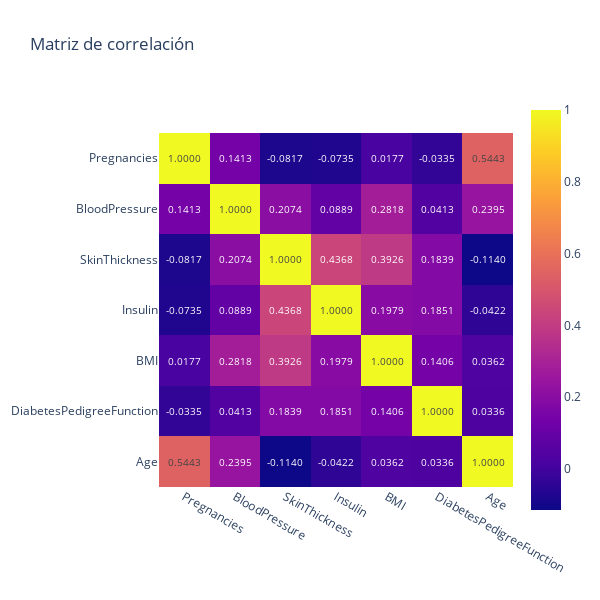

Notebook source saved alongside this figure:
### Markdown cell above
### Plotly

### Code cell
fig = px.imshow(corr, width=600, height=600, text_auto='.4f', title="Matriz de correlación")
fig.show()

### Figure 1 — Plotly figure (JSON) as saved in the notebook; plotly's stock layout.template omitted (floating-point values rounded to 4 significant figures)
{"data": [{"coloraxis": "coloraxis", "hovertemplate": "x: %{x}<br>y: %{y}<br>color: %{z}<extra></extra>", "name": "0", "texttemplate": "%{z:.4f}", "type": "heatmap", "x": ["Pregnancies", "BloodPressure", "SkinThickness", "Insulin", "BMI", "DiabetesPedigreeFunction", "Age"], "xaxis": "x", "y": ["Pregnancies", "BloodPressure", "SkinThickness", "Insulin", "BMI", "DiabetesPedigreeFunction", "Age"], "yaxis": "y", "z": [[1, 0.1413, -0.08167, -0.07353, 0.01768, -0.03352, 0.5443], [0.1413, 1, 0.2074, 0.08893, 0.2818, 0.04126, 0.2395], [-0.08167, 0.2074, 1, 0.4368, 0.3926, 0.1839, -0.114], [-0.07353, 0.08893, 0.4368, 1, 0.1979, 0.1851, -0.04216], [0.01768, 0.2818, 0.3926, 0.1979, 1, 0.1406, 0.03624], [-0.03352, 0.04126, 0.1839, 0.1851, 0.1406, 1, 0.03356], [0.5443, 0.2395, -0.114, -0.04216, 0.03624, 0.03356, 1]]}], "layout": {"coloraxis": {"colorscale": [[0, "#0d0887"], [0.1111, "#46039f"], [0.2222, "#7201a8"], [0.3333, "#9c179e"], [0.4444, "#bd3786"], [0.5556, "#d8576b"], [0.6667, "#ed7953"], [0.7778, "#fb9f3a"], [0.8889, "#fdca26"], [1, "#f0f921"]]}, "height": 600, "title": {"text": "Matriz de correlación"}, "width": 600, "xaxis": {"anchor": "y", "autorange": true, "constrain": "domain", "domain": [0, 1], "range": [-0.5, 6.5], "scaleanchor": "y", "type": "category"}, "yaxis": {"anchor": "x", "autorange": true, "constrain": "domain", "domain": [0.07857, 0.9214], "range": [6.5, -0.5], "type": "category"}}}
